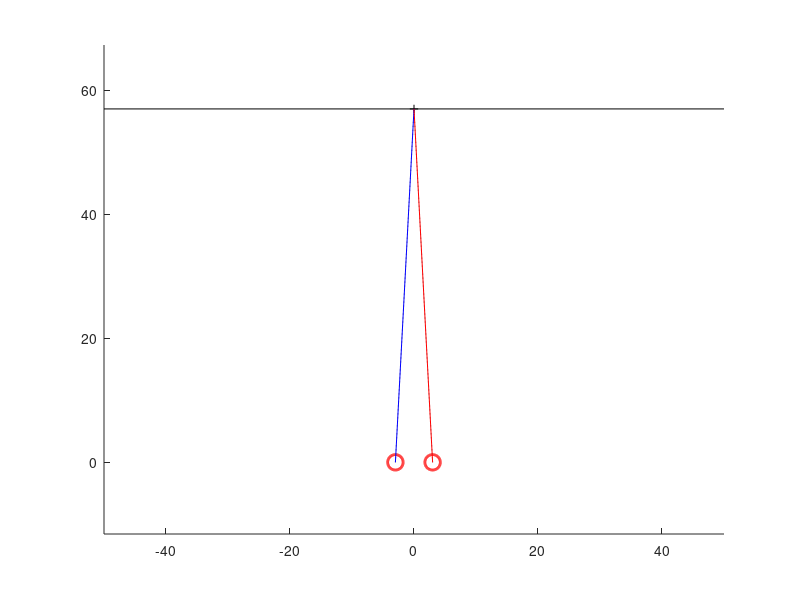

Reproduce this figure in MATLAB. (Note: this script raises an error after producing the figure.)
function [] = testProjectionGui();
%cm
screenDist = 57;
screenHalfWidth = 50;
ipd= 6
figH = figure(42);
clf
leCenter = [-ipd/2 0]; 
reCenter =  [ipd/2 0];
%draw a screen:
screenH= line([-screenHalfWidth;screenHalfWidth],[screenDist;screenDist],'color','k');
axH = gca;
hold on;
axis equal;
viscircles([leCenter;reCenter],[1.25; 1.25]);

%fixated at center of screen
leFixLineH = line(leCenter,[0 screenDist],'linestyle',':','color',[.4 .4 .4])
reFixLineH = line(reCenter,[0 screenDist],'linestyle',':','color',[.4 .4 .4])

%initial position for object
objPos = [0 screenDist]
objMarkerH = plot(objPos(1),objPos(2),'k+');
%leY = interp1([leCenter(1) objInitPos(1)],[leCenter(2) objInitPos(2)],screenDist,'linear','extrap')
leX = calcX(leCenter,objPos);
reX = calcX(reCenter,objPos);

leObjLineH = line(leCenter,[leX screenDist],'linestyle','-','color','b')
reObjLineH = line(reCenter,[reX screenDist],'linestyle','-','color','r')

fixation3 = [0 0 screenDist];
objPos3  = [objPos(1) 0 objPos(2)];
leCenter3 = [leCenter(1) 0 leCenter(2)];
reCenter3 = [reCenter(1) 0 reCenter(2)];
[screenL, screenR] = calculateScreenLocation(fixation3, objPos3, leCenter3, reCenter3);
leScreenMarkerH=plot(screenL(1),screenDist,'bx');
reScreenMarkerH=plot(screenR(1),screenDist,'rx');


legend([screenH leScreenMarkerH reScreenMarkerH objMarkerH leObjLineH reObjLineH],'screen',...
    'LE from calculateScreenLocation','RE from calculateScreenLocation',...
    'Object Position','LE line from eye through object','RE line from eye through object',...
    'Location','BestOutside')
xlabel('X (cm)');
ylabel('Z (cm)');
set(gca,'ButtonDownFcn',@clickedPlot)
set(leFixLineH,'ButtonDownFcn',@clickedPlot)
set(reFixLineH,'ButtonDownFcn',@clickedPlot)

    function clickedPlot(varargin)
        
        tCurPoint = get(axH,'CurrentPoint');
        
        objPos = tCurPoint(1,1:2);
        delete(objMarkerH);
        objMarkerH = plot(objPos(1),objPos(2),'k+');
        
        leX =  calcX(leCenter,objPos);
        xData = get(leObjLineH,'XData');
        xData(2) = leX;
        set(leObjLineH,'XData',xData);
        reX =  calcX(reCenter,objPos);
        xData = get(reObjLineH,'XData');
        xData(2) = reX;
        set(reObjLineH,'XData',xData);
        
        %Now use calculateScreenLocation
        fixation3 = [0 0 screenDist];
        objPos3  = [objPos(1) 0 objPos(2)];
        leCenter3 = [leCenter(1) 0 leCenter(2)];
        reCenter3 = [reCenter(1) 0 reCenter(2)];
        [screenL, screenR] = calculateScreenLocation(fixation3, objPos3, leCenter3, reCenter3);
        delete(leScreenMarkerH);
        delete(reScreenMarkerH);
        leScreenMarkerH=plot(screenL(1),screenDist,'bx');
        reScreenMarkerH=plot(screenR(1),screenDist,'rx');
        
    end

    function x=calcX(eye,obj)
        
        x = interp1([eye(2) obj(2)],[eye(1) obj(1)],screenDist,'linear','extrap');
    end

end